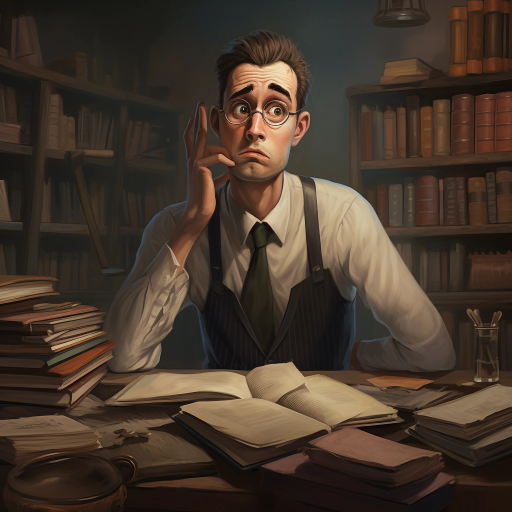
#> input picture images/404-image.png, 1024 x 1024 px (shown at 1/2 size); its folder holds only this picture in this run
$ python generate_thumbnails.py
#> lines starting #> are read from the running program, lines starting #| are printed output that depends on the picture
import os
from PIL import Image

def generate_thumbnail(image_path, thumbnail_suffix='_thumb', exclusion_list=[]):
#> called with image_path = './images/404-image.png', thumbnail_suffix = '_thumb'
    image_dir, image_filename = os.path.split(image_path)
    image_name, image_ext = os.path.splitext(image_filename)

    if image_name.endswith(thumbnail_suffix):
        print(f"Skipping '{image_filename}' - Thumbnail already exists.")
        return

    if image_filename in exclusion_list:
        print(f"Skipping '{image_filename}' - Excluded image.")
        return

    thumbnail_name = f"{image_name}{thumbnail_suffix}{image_ext}"
    thumbnail_path = os.path.join(image_dir, thumbnail_name)

    if os.path.exists(thumbnail_path):
        print(f"Skipping '{image_filename}' - Thumbnail already exists.")
        return

    try:
        with Image.open(image_path) as image:
#> image is the input picture: PIL image 1024x1024 RGBA; mean R, G, B, A 69.6, 55.6, 43.7, 255
            image.thumbnail((460, 276))  # Adjust the size as needed
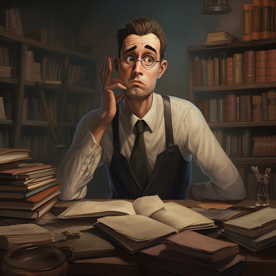
#> image: PIL image 276x276 RGBA; mean R, G, B, A 69.6, 55.6, 43.7, 255
            image.save(thumbnail_path)
            print(f"Converted '{image_filename}' to '{thumbnail_name}'.")
    except Exception as e:
        print(f"Failed to generate thumbnail for '{image_filename}': {str(e)}")

def traverse_folder(folder_path, thumbnail_suffix='_thumb', exclusion_list=[]):
    for root, dirs, files in os.walk(folder_path):
        for file in files:
            if file.lower().endswith(('.jpg', '.jpeg', '.png')):
                image_path = os.path.join(root, file)
                generate_thumbnail(image_path, thumbnail_suffix, exclusion_list)


if __name__ == '__main__':
    # Usage example
    folder_path = './images'
    thumbnail_suffix = '_thumb'
    exclusion_list = ['stars.png', 'colormodebutton.png', 'android-chrome-192x192.png', 'android-chrome-512x512.png', 'apple-touch-icon.png', 'favicon-16x16.png', 'favicon-32x32.png', 'mstile-150x150.png']

    traverse_folder(folder_path, thumbnail_suffix, exclusion_list)
